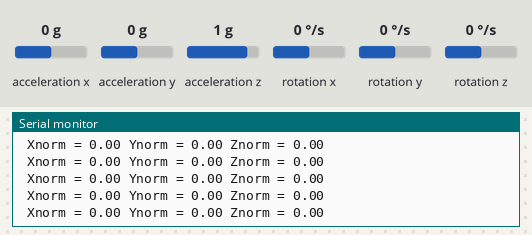
Bench run of a sketch on a simulated Arduino Uno, built with avr-gcc and run on an emulated ATmega328P. Shown: the last lines printed to the serial monitor. The inputs (shaded band) are chosen by the test bench; at power-on: rotation x 0 °/s, rotation y 0 °/s, rotation z 0 °/s, acceleration x 0 g, acceleration y 0 g, acceleration z 1 g.

Above: at 1.2 s.
1.3 s: rotation x set to -192 °/s
At 1.35 s:
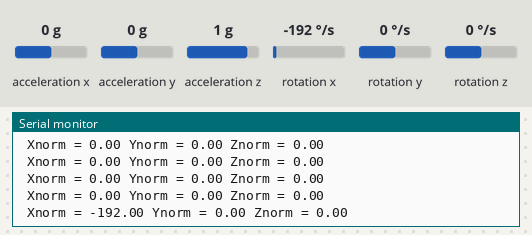
2.8 s: rotation y set to -192 °/s
At 2.8 s:
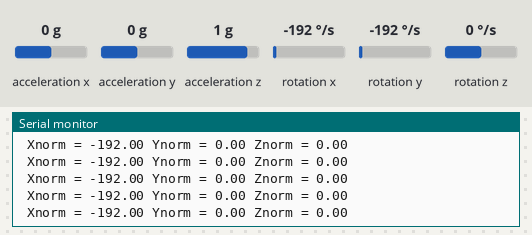
4.3 s: rotation z set to -192 °/s
At 4.35 s:
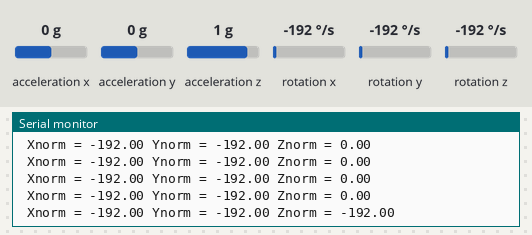
8.8 s: rotation x set to 0 °/s
At 8.8 s:
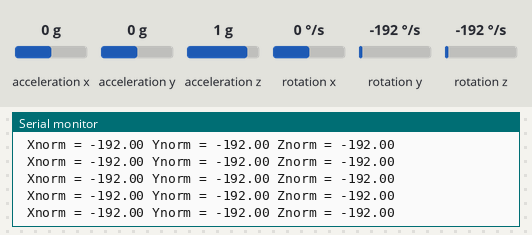
11.8 s: rotation y set to 100 °/s
At 11.8 s:
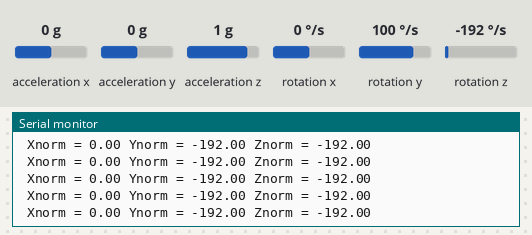
14.8 s: rotation z set to 0 °/s
At 14.8 s:
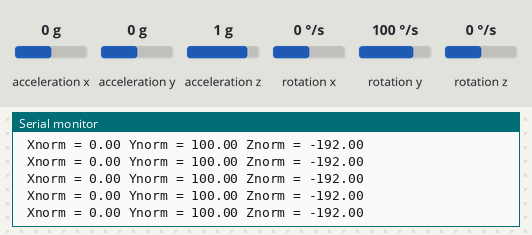
Timing chart, 0 to 17.8 s (numbered marks = the images above; inputs shaded):
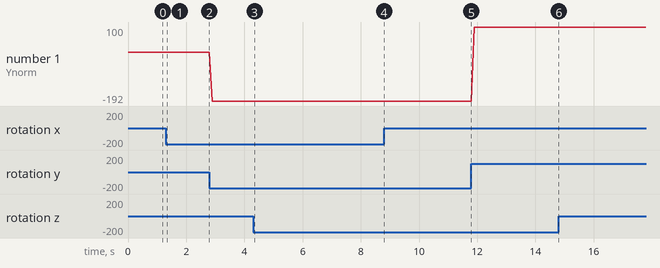

Measured:
- after the input at 1.3 s, the serial monitor: prints a new line at once (image 1)
- after the input at 4.3 s, the serial monitor: prints a new line at once (image 3)
- plotted number 1: -192 → 100 after the input at 11.8 s

The sketch:

Gyroscope.ino
```cpp
#include <Wire.h>
#include <MPU6050.h>
float wx, wy, wz;
MPU6050 mpu;

void setup()
{
  Serial.begin(115200);

  // Initialize MPU6050
  Serial.println("Initialize MPU6050");
  while(!mpu.begin(MPU6050_SCALE_2000DPS, MPU6050_RANGE_2G))
  {
    Serial.println("Could not find a valid MPU6050 sensor, check wiring!");
    delay(500);
  }

  // If you want, you can set gyroscope offsets
  // mpu.setGyroOffsetX(155);
  // mpu.setGyroOffsetY(15);
  // mpu.setGyroOffsetZ(15);

  // Calibrate gyroscope. The calibration must be at rest.
  // If you don't want calibrate, comment this line.
  mpu.calibrateGyro();

  // Set threshold sensivty. Default 3.
  // If you don't want use threshold, comment this line or set 0.
  mpu.setThreshold(1);


}

void loop()
{
  Vector normGyro = mpu.readNormalizeGyro();

  wx = normGyro.XAxis;
  wy = normGyro.YAxis;
  wz = normGyro.ZAxis;

  Serial.print(" Xnorm = ");
  Serial.print(wx);
  Serial.print(" Ynorm = ");
  Serial.print(wy);
  Serial.print(" Znorm = ");
  Serial.println(wz);

  delay(100);
}
```
